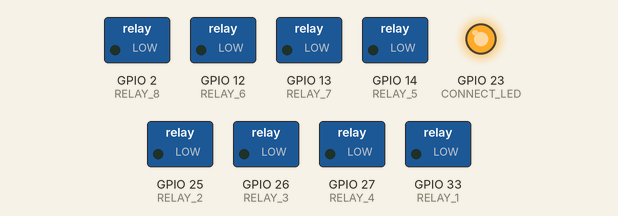
The sketch below on a simulated ESP32. Parts: switched loads named in the sketch (green lamp = pin HIGH), output pins drawn as LEDs (lit = HIGH). Nothing arrives over Bluetooth unless stated; a phone connects over Bluetooth LE 3 s after start.

Above: at 0.1 s.
At 3.1 s:
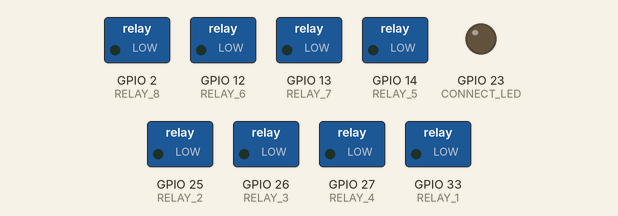
Timing chart, 0 to 4.6 s (numbered marks = the images above):
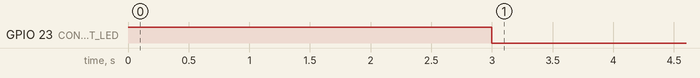

Measured:
- by itself, GPIO 23 (CONNECT_LED): HIGH → LOW at 3.0 s

The sketch:

ESP32LR88_ble.ino
```cpp
/**
 * A firmware for the ESP32LR88 that enables ble control.
 *
 * By James Henderson, 2020.
 */

#include <BLEDevice.h>
#include <BLEUtils.h>
#include <BLEServer.h>

#include "relays.h"
#include "input.h"

#define SERVICE_MODULE_UUID       "3d666724-e775-11ea-adc1-0242ac120002"  // Service that defines module information
#define CHARACTERISTIC_ID         "af1fdb15-5f75-4559-aa02-f575cf21da39"  // Characteristic that contains the module ID
#define CHARACTERISTIC_VER        "91857612-9071-45c3-88ad-433105d5f8fa"  // Characteristic that defines a modules firmware version

#define SERVICE_RELAY_UUID        "eda0f9e6-e78f-11ea-adc1-0242ac120002"  // Service for relay interaction
#define CHARACTERISTIC_NR         "a96f34fe-19f7-401f-873a-30462c535402"  // Characteristic that tells you how many relays the board has
#define CHARACTERISTIC_RS         "d1482882-1fd0-4f72-96bd-b6c953345653"  // Characteristic for the state of the relays

#define SERVICE_IN_UUID           "b5da2b54-e7a3-11ea-adc1-0242ac120002"  // Service for input reading
#define CHARACTERISTIC_NI         "24ca2348-e112-4f7c-b31a-253a21b5a0c2"  // Characteristic for the number of inputs
#define CHARACTERISTIC_GI         "8ff314b7-36f5-4ccf-a142-0c36a6da78c8"  // Characteristic holding input states

#define MODULE_NAME               "ESP32LR88"
#define MODULE_ID                 "41"
#define MODULE_V                  "1"

#define CONNECT_LED               23

char relay_st[ NUMBER_OF_RELAYS + 1 ];
char input_st[ NUMBER_OF_INPUTS + 1 ];

/**
 * Class that handles callbacks to the relay state
 * characteristic.
 *
 * Allows the getting and setting of the relays from
 * reading and writing the characteristic!
 */

class RelayCallbacks: public BLECharacteristicCallbacks {

    void onWrite(BLECharacteristic *pCharacteristic) {

      std::string value = pCharacteristic->getValue();

      if ( value.length() >= 8 ) {
        set_relay_states( value.c_str() );
      }

    }

    void onRead(BLECharacteristic *pCharacteristic) {

      get_relay_states( relay_st );
      pCharacteristic->setValue( relay_st );

    }

};

/**
 * Class that handles callbacks to the input state
 * characteristic.
 *
 * Allows the getting of the input states.
 */
class InputCallbacks: public BLECharacteristicCallbacks {

    void onRead(BLECharacteristic *pCharacteristic) {

      get_inputs( input_st );
      pCharacteristic->setValue( input_st );

    }

};

/**
 * Class that handles callbacks for connection and disconnection.
 */
class ConnectionCallbacks: public BLEServerCallbacks {
    void onConnect( BLEServer* pServer ) {
      digitalWrite( CONNECT_LED, LOW );
    };

    void onDisconnect(BLEServer* pServer) {
      digitalWrite( CONNECT_LED, HIGH );
    }
};

void setup() {

  pinMode( CONNECT_LED, OUTPUT );
  digitalWrite( CONNECT_LED, HIGH );

  init_relays();
  init_inputs();

  BLEDevice::init( MODULE_NAME );
  BLEServer *pServer = BLEDevice::createServer();
  pServer->setCallbacks( new ConnectionCallbacks() );
  init_module_service( pServer );
  init_relay_service( pServer );
  init_input_service( pServer );

  BLEAdvertising *pAdvertising = BLEDevice::getAdvertising();

  pAdvertising->addServiceUUID( SERVICE_MODULE_UUID );
  pAdvertising->setScanResponse(true);
  pAdvertising->setMinPreferred(0x06);  // functions that help with iPhone connections issue
  pAdvertising->setMinPreferred(0x12);

  BLEDevice::startAdvertising();

}

void loop() {
  // put your main code here, to run repeatedly:

}

/**
 * Init the service that provides information about the module.
 * This service provides characteristics for the module ID and the
 * firmware version.
 *
 */
void init_module_service( BLEServer * pServer ) {

  BLEService *mService = pServer->createService( SERVICE_MODULE_UUID );

  BLECharacteristic *idCharacteristic = mService->createCharacteristic(
                                         CHARACTERISTIC_ID,
                                         BLECharacteristic::PROPERTY_READ
                                       );

  idCharacteristic->setValue( MODULE_ID );

  BLECharacteristic *vCharacteristic = mService->createCharacteristic(
                                         CHARACTERISTIC_VER,
                                         BLECharacteristic::PROPERTY_READ
                                       );

  vCharacteristic->setValue( MODULE_V );

  mService->start();

}

/**
 * Init the service that provides the interface fot the relays on the module.
 */
void init_relay_service( BLEServer * pServer ) {

  BLEService *mService = pServer->createService( SERVICE_RELAY_UUID );

  BLECharacteristic *idCharacteristic = mService->createCharacteristic(
                                         CHARACTERISTIC_NR,
                                         BLECharacteristic::PROPERTY_READ
                                       );

  idCharacteristic->setValue( String( NUMBER_OF_RELAYS ).c_str() );

  BLECharacteristic *vCharacteristic = mService->createCharacteristic(
                                         CHARACTERISTIC_RS,
                                         BLECharacteristic::PROPERTY_READ |
                                         BLECharacteristic::PROPERTY_WRITE
                                       );

  vCharacteristic->setCallbacks( new RelayCallbacks() );

  mService->start();

}

/**
 * Init the service provides information about the inputs on the module.
 */
void init_input_service( BLEServer * pServer ) {

  BLEService *mService = pServer->createService( SERVICE_IN_UUID );

  BLECharacteristic *idCharacteristic = mService->createCharacteristic(
                                         CHARACTERISTIC_NI,
                                         BLECharacteristic::PROPERTY_READ
                                       );

  idCharacteristic->setValue( String( NUMBER_OF_INPUTS ).c_str() );

  BLECharacteristic *vCharacteristic = mService->createCharacteristic(
                                         CHARACTERISTIC_GI,
                                         BLECharacteristic::PROPERTY_READ
                                       );

  vCharacteristic->setCallbacks( new InputCallbacks() );

  mService->start();

}
```

input.cpp
```cpp
#include <Arduino.h>
#include "input.h"

char opto_states[ NUMBER_OF_INPUTS ];

void init_inputs() {

  pinMode( INPUT_1, INPUT );
  pinMode( INPUT_2, INPUT );
  pinMode( INPUT_3, INPUT );
  pinMode( INPUT_4, INPUT );
  pinMode( INPUT_5, INPUT );
  pinMode( INPUT_6, INPUT );
  pinMode( INPUT_7, INPUT );
  pinMode( INPUT_8, INPUT );

}

void get_inputs( char * states ) {

  states[ 0 ] = ( digitalRead( INPUT_8 ) ) ? '0' : '1';
  states[ 1 ] = ( digitalRead( INPUT_7 ) ) ? '0' : '1';
  states[ 2 ] = ( digitalRead( INPUT_6 ) ) ? '0' : '1';
  states[ 3 ] = ( digitalRead( INPUT_5 ) ) ? '0' : '1';
  states[ 4 ] = ( digitalRead( INPUT_4 ) ) ? '0' : '1';
  states[ 5 ] = ( digitalRead( INPUT_3 ) ) ? '0' : '1';
  states[ 6 ] = ( digitalRead( INPUT_2 ) ) ? '0' : '1';
  states[ 7 ] = ( digitalRead( INPUT_1 ) ) ? '0' : '1';
  states[ 8 ] = '\0';

}
```

input.h
```cpp
#ifndef INPUTS_H
#define INPUTS_H


#define INPUT_1                   4
#define INPUT_2                   16
#define INPUT_3                   17
#define INPUT_4                   5
#define INPUT_5                   18
#define INPUT_6                   19
#define INPUT_7                   21
#define INPUT_8                   22

#define NUMBER_OF_INPUTS          8

/**
 * Set the opto pins into the correct mode.
 */
void init_inputs();

/**
 * Checks the opto states and sets the input LEDs accordingly.
 *
 * Call this regularly or the input LEDs will not light up to
 * show the input states!
 */
void do_inputs();

/**
 * Read the input states and place them in the passed buffer.
 *
 * Onus is on the user to make sure that the buffer is big enough to
 * store all of the data.
 */
void get_inputs( char * states );

#endif
```

relays.cpp
```cpp
#include <Arduino.h>
#include "relays.h"


void init_relays() {

  pinMode( RELAY_1, OUTPUT );
  pinMode( RELAY_2, OUTPUT );
  pinMode( RELAY_3, OUTPUT );
  pinMode( RELAY_4, OUTPUT );
  pinMode( RELAY_5, OUTPUT );
  pinMode( RELAY_6, OUTPUT );
  pinMode( RELAY_7, OUTPUT );
  pinMode( RELAY_8, OUTPUT );

  digitalWrite( RELAY_1, LOW );
  digitalWrite( RELAY_2, LOW );
  digitalWrite( RELAY_3, LOW );
  digitalWrite( RELAY_4, LOW );
  digitalWrite( RELAY_5, LOW );
  digitalWrite( RELAY_6, LOW );
  digitalWrite( RELAY_7, LOW );
  digitalWrite( RELAY_8, LOW );

}


void get_relay_states( char * states ) {

  states[0] = ( digitalRead(RELAY_8) == LOW ) ? '0' : '1';
  states[1] = ( digitalRead(RELAY_7) == LOW ) ? '0' : '1';
  states[2] = ( digitalRead(RELAY_6) == LOW ) ? '0' : '1';
  states[3] = ( digitalRead(RELAY_5) == LOW ) ? '0' : '1';
  states[4] = ( digitalRead(RELAY_4) == LOW ) ? '0' : '1';
  states[5] = ( digitalRead(RELAY_3) == LOW ) ? '0' : '1';
  states[6] = ( digitalRead(RELAY_2) == LOW ) ? '0' : '1';
  states[7] = ( digitalRead(RELAY_1) == LOW ) ? '0' : '1';
  states[8] = '\0';

}


void set_relay_states( const char *st ) {

  digitalWrite( RELAY_8, ( st[0] == '1' ) ? HIGH : LOW );
  digitalWrite( RELAY_7, ( st[1] == '1' ) ? HIGH : LOW );
  digitalWrite( RELAY_6, ( st[2] == '1' ) ? HIGH : LOW );
  digitalWrite( RELAY_5, ( st[3] == '1' ) ? HIGH : LOW );
  digitalWrite( RELAY_4, ( st[4] == '1' ) ? HIGH : LOW );
  digitalWrite( RELAY_3, ( st[5] == '1' ) ? HIGH : LOW );
  digitalWrite( RELAY_2, ( st[6] == '1' ) ? HIGH : LOW );
  digitalWrite( RELAY_1, ( st[7] == '1' ) ? HIGH : LOW );

}
```

relays.h
```cpp
#ifndef RELAY_H
#define RELAY_H

#define RELAY_1             33
#define RELAY_2             25
#define RELAY_3             26
#define RELAY_4             27
#define RELAY_5             14
#define RELAY_6             12
#define RELAY_7             13
#define RELAY_8             2

#define NUMBER_OF_RELAYS    8

/**
 * Init the relay pins and set them to the default LOW values.
 */
void init_relays();

/**
 * Reads the current relay states and places them in the passed
 * char array.
 *
 * Onus is on the user to make sure that the char array is big enough
 * for the relay data to fit in it.
 */
void get_relay_states( char * states );

/**
 * Sets the relay states to the values in the passed char array.
 *
 * Onus is on the user to make sure that the char array contains
 * enough data for the relays to be set.
 */
void set_relay_states( const char *st );

#endif
```
